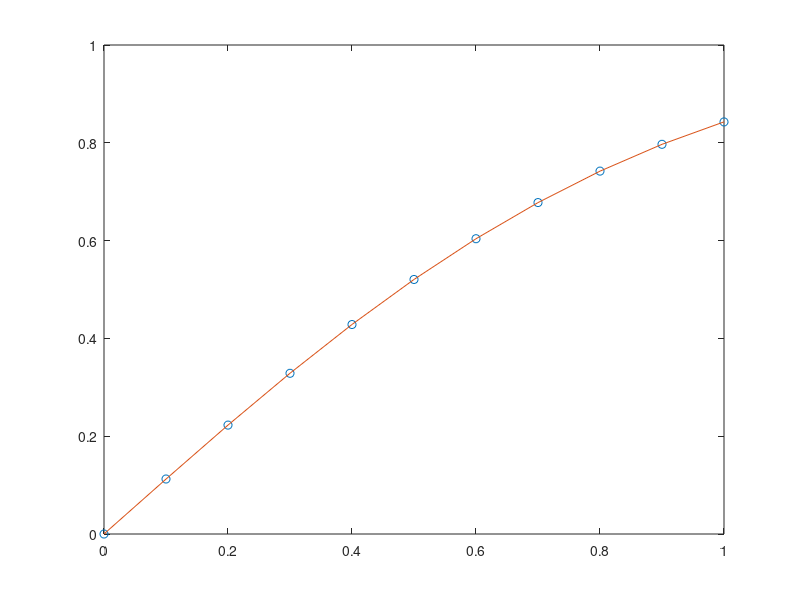

MATLAB code to generate this figure:

t = (((1:11)-1)/10)';
y = erf(t);

n = 5;
X = ones(11, n);
for k = 2:n
   z = 1./(1+t);
   X(:, k) = exp(-t.^2) .* z.^(n-k);
end
X(:, n) = ones(size(t));

plot(t, y, 'o'); hold on;
b = X\y;
pt = X*b;
err = max(pt - y)
plot(t, pt);

hold off;